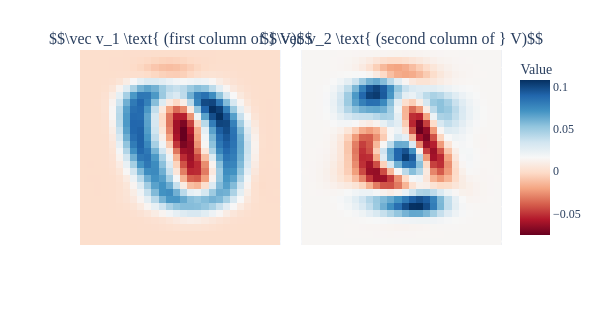

Notebook source saved alongside this figure:
### Markdown cell above
### Feature Maps

How are these principal components computed? As we saw in [Chapter 10.4](./04-principal-components-analysis.ipynb),

$$\text{PC}_j = \tilde X \vec v_j$$

where $\tilde X$ is the centered data matrix, and $\vec v_j$ is the $j$th eigenvector of $\tilde X^\top \tilde X$. In other words, $\vec v_j$ is the $j$th column of $V$ in $\tilde X = U \Sigma V^T$, the SVD of $\tilde X$.

Here, $\vec v_j$ contains 784 values, one for each pixel in the original $28 \times 28$ image. Here's an idea: why don't we **visualize** $\vec v_j$ as a $28 \times 28$ image? Such a graph is called a **feature map**, as it shows how the original 784 features are combined to create each principal component.

### Code cell
import plotly.subplots as sp
import plotly.graph_objects as go

# Get first two principal components and reshape into 28x28 images
pc0_image = pca_2.components_[0].reshape(28, 28)
pc1_image = pca_2.components_[1].reshape(28, 28)

# Create subplot with 1 row and 2 columns
fig = sp.make_subplots(
    rows=1, cols=2,
    subplot_titles=(r"$$\vec v_1 \text{ (first column of } V)$$", r"$$\vec v_2 \text{ (second column of } V)$$"),
    horizontal_spacing=0.05,
)

# Add images to the subplots
fig.add_trace(
    go.Heatmap(z=pc0_image, colorscale='RdBu', colorbar=dict(title='Value'), showscale=True),
    row=1, col=1,
)
fig.add_trace(
    go.Heatmap(z=pc1_image, colorscale='RdBu', showscale=False),
    row=1, col=2,
)

# Set axis appearance and size for both
for i in range(1, 3):
    fig.update_xaxes(showticklabels=False, row=1, col=i)
    fig.update_yaxes(showticklabels=False, row=1, col=i)

# Set overall layout with Palatino font
fig.update_layout(
    width=600,
    height=325,
    # title_text=r"$$\text{Columns of } V \text{ in } \tilde X = U \Sigma V^T$$",
    font=dict(family="Palatino, Palatino Linotype, serif"),
    margin=dict(t=50)
)

fig.show()

### Figure 1 — Plotly figure (JSON) as saved in the notebook; plotly's stock layout.template omitted (floating-point values rounded to 4 significant figures; data arrays with more than 128 entries replaced by an {"elided": "..."} marker saying what was removed)
{"data": [{"colorbar": {"title": {"text": "Value"}}, "colorscale": [[0, "rgb(103,0,31)"], [0.1, "rgb(178,24,43)"], [0.2, "rgb(214,96,77)"], [0.3, "rgb(244,165,130)"], [0.4, "rgb(253,219,199)"], [0.5, "rgb(247,247,247)"], [0.6, "rgb(209,229,240)"], [0.7, "rgb(146,197,222)"], [0.8, "rgb(67,147,195)"], [0.9, "rgb(33,102,172)"], [1, "rgb(5,48,97)"]], "showscale": true, "type": "heatmap", "xaxis": "x", "yaxis": "y", "z": {"elided": "28x28 float values"}}, {"colorscale": [[0, "rgb(103,0,31)"], [0.1, "rgb(178,24,43)"], [0.2, "rgb(214,96,77)"], [0.3, "rgb(244,165,130)"], [0.4, "rgb(253,219,199)"], [0.5, "rgb(247,247,247)"], [0.6, "rgb(209,229,240)"], [0.7, "rgb(146,197,222)"], [0.8, "rgb(67,147,195)"], [0.9, "rgb(33,102,172)"], [1, "rgb(5,48,97)"]], "showscale": false, "type": "heatmap", "xaxis": "x2", "yaxis": "y2", "z": {"elided": "28x28 float values"}}], "layout": {"annotations": [{"font": {"size": 16}, "showarrow": false, "text": "$$\\vec v_1 \\text{ (first column of } V)$$", "x": 0.2375, "xanchor": "center", "xref": "paper", "y": 1, "yanchor": "bottom", "yref": "paper"}, {"font": {"size": 16}, "showarrow": false, "text": "$$\\vec v_2 \\text{ (second column of } V)$$", "x": 0.7625, "xanchor": "center", "xref": "paper", "y": 1, "yanchor": "bottom", "yref": "paper"}], "font": {"family": "Palatino, Palatino Linotype, serif"}, "height": 325, "margin": {"t": 50}, "width": 600, "xaxis": {"anchor": "y", "domain": [0, 0.475], "showticklabels": false}, "xaxis2": {"anchor": "y2", "domain": [0.525, 1], "showticklabels": false}, "yaxis": {"anchor": "x", "domain": [0, 1], "showticklabels": false}, "yaxis2": {"anchor": "x2", "domain": [0, 1], "showticklabels": false}}}
